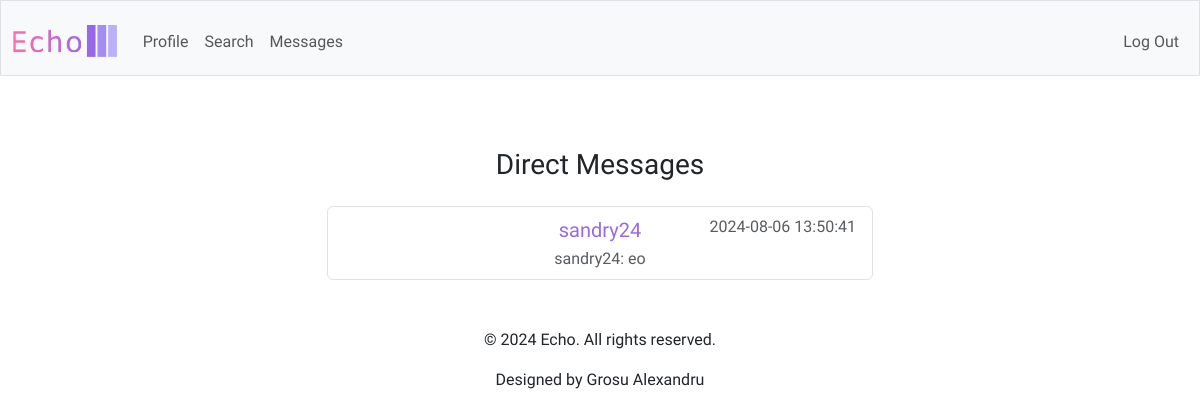
Before: /messages (signed in) with the older database file.
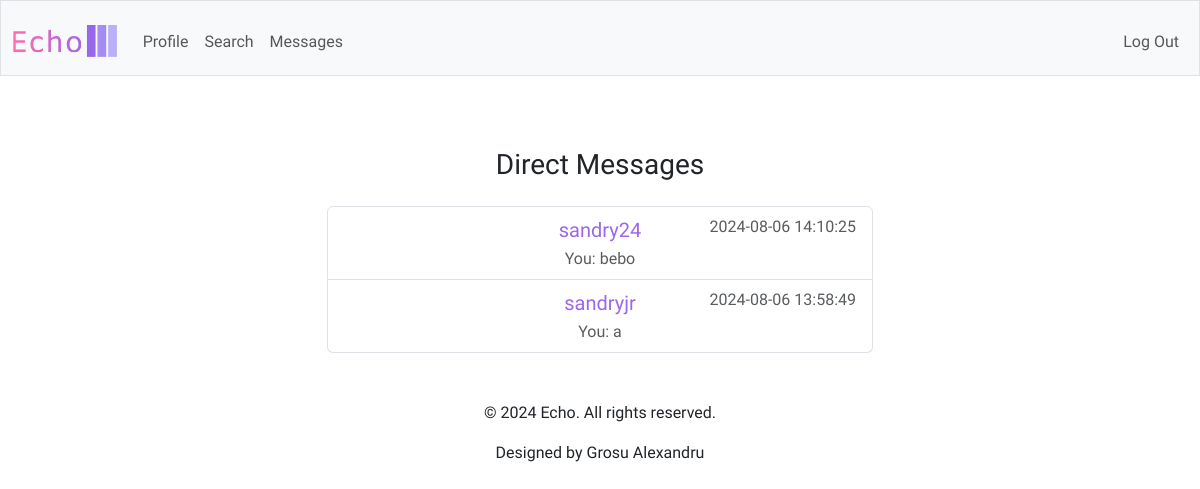
After: the same page with the newer database file.
### tables this page shows
CREATE TABLE conversations (
    id INTEGER PRIMARY KEY AUTOINCREMENT,
    created_at TIMESTAMP DEFAULT CURRENT_TIMESTAMP
);

### app.py (the view)
@app.route('/messages')
@login_required
def messages():
    user_id = session['user_id']
    conversations = db.execute('''
        SELECT c.id, u.username,
               MAX(m.created_at) AS last_message_time,
               lm.content AS last_message,
               lm.sender_username AS last_message_sender
        FROM conversations c
        JOIN conversation_participants cp1 ON c.id = cp1.conversation_id
        JOIN conversation_participants cp2 ON c.id = cp2.conversation_id
        JOIN users u ON cp2.user_id = u.id
        LEFT JOIN messages m ON c.id = m.conversation_id
        LEFT JOIN (
            SELECT m2.conversation_id,
                   m2.content,
                   u2.username AS sender_username
            FROM messages m2
            JOIN users u2 ON u2.id = m2.sender_id
            WHERE m2.created_at = (
                SELECT MAX(m3.created_at)
                FROM messages m3
                WHERE m3.conversation_id = m2.conversation_id
            )
        ) lm ON c.id = lm.conversation_id
        WHERE cp1.user_id = ?
          AND cp2.user_id != cp1.user_id
          AND NOT EXISTS (
              SELECT 1 FROM blocks b
              WHERE b.blocker_id = cp1.user_id AND b.blocked_id = cp2.user_id
          )
        GROUP BY c.id, u.username, lm.content, lm.sender_username
        ORDER BY last_message_time DESC
    ''', user_id)
    return render_template('messages.html', conversations=conversations)

### app.py (called while the page is built)
@app.after_request
def after_request(response):
    response.headers["Cache-Control"] = "no-cache, no-store, must-revalidate"
    response.headers["Expires"] = 0
    response.headers["Pragma"] = "no-cache"
    return response

### helpers.py (called while the page is built)
def login_required(f):
    @wraps(f)
    def decorated_function(*args, **kwargs):
        if session.get("user_id") is None:
            return redirect("/login")
        return f(*args, **kwargs)
    return decorated_function

### templates/messages.html (shortened to what this page needs)
{% extends "layout.html" %}
{% block main %}
    <div class="container">
        <h3 class="my-4">Direct Messages</h3>
        {% if conversations %}
            <ul class="list-group mx-auto w-50">
                {% for conversation in conversations %}
                    <li class="list-group-item position-relative">
                        <a href="{{ url_for('conversation', conversation_id=conversation['id']) }}" class="purple text-decoration-none position-absolute start-50 translate-middle-x fs-5">
                            {{ conversation['username'] }}
                        </a>
                        <span class="text-muted position-relative float-end">{{ conversation['last_message_time'] }}</span>
                        <br>
                        <div class="mt-2 text-muted position-relative text-center text-truncate" style="max-width: 100%;">
                            {% if conversation['last_message_sender'] == session['username'] %}
                                You: {{ conversation['last_message'] }}
                            {% else %}
                                {{ conversation['last_message_sender'] }}: {{ conversation['last_message'] }}
                            {% endif %}
                        </div>
                    </li>
                {% endfor %}
            </ul>
        {% else %}
            <div class="d-flex justify-content-center align-items-center" style="height: 300px;">
                <p class="text-center text-muted">You don’t have any direct messages yet. Start a conversation with someone to get chatting!</p>
            </div>
        {% endif %}
    </div>
{% endblock %}

### templates/layout.html (shortened to what this page needs)
<!DOCTYPE html>
<html lang="en">
    <head>
        <link href="https://cdn.jsdelivr.net/npm/bootstrap@5.3.3/dist/css/bootstrap.min.css" rel="stylesheet">
        <link href="/static/styles.css" rel="stylesheet">
    </head>
    <body>
        <nav class="bg-light border navbar navbar-expand-md navbar-light">
            <div class="container-fluid">
                <a class="navbar-brand" href="/"><img alt="Echo" class="logo-image" src="/static/echo-icons/svg/logo-no-background.svg"></a>
                <div class="collapse navbar-collapse" id="navbar">
                    {% if session["user_id"] %}
                        <ul class="navbar-nav me-auto mt-2">
                            <li class="nav-item"><a class="nav-link" href="/profile">Profile</a></li>
                            <li class="nav-item"><a class="nav-link" href="/search">Search</a></li>
                            <li class="nav-item"><a class="nav-link" href="/messages">Messages</a></li>
                        </ul>
                        <ul class="navbar-nav ms-auto mt-2">
                            <li class="nav-item"><a class="nav-link" href="/logout">Log Out</a></li>
                        </ul>
                    {% else %}
                        <ul class="navbar-nav ms-auto mt-2">
                            <li class="nav-item"><a class="nav-link" href="/register">Register</a></li>
                            <li class="nav-item"><a class="nav-link" href="/login">Log In</a></li>
                        </ul>
                    {% endif %}
                </div>
            </div>
        </nav>
        <main class="container py-5 text-center">
            {% block main %}{% endblock %}
        </main>
        <footer class="text-center">
            <div class="container">
                <p>&copy; 2024 Echo. All rights reserved.</p>
                <p>Designed by Grosu Alexandru</p>
            </div>
        </footer>
    </body>
</html>

### static/styles.css (style rules this page uses)
body { font-family: "Amiko", sans-serif; }
nav .navbar-brand { font-size: xx-large; font-weight: 600; }
.purple { color: #9b68e7; }
nav .navbar-brand .logo-image { height: 32px; width: auto; }

Changed rows visible on the page:
shown differently, row unchanged: conversations (number 1 of 2 on the later page): last_message_time "2024-08-06 13:50:41" → "2024-08-06 14:10:25"; last_message_sender "sandry24" → (not shown); last_message "eo" → "bebo"; text ":" → "You:"
added conversations: username "sandryjr", last_message_time "2024-08-06 13:58:49", last_message "a"
